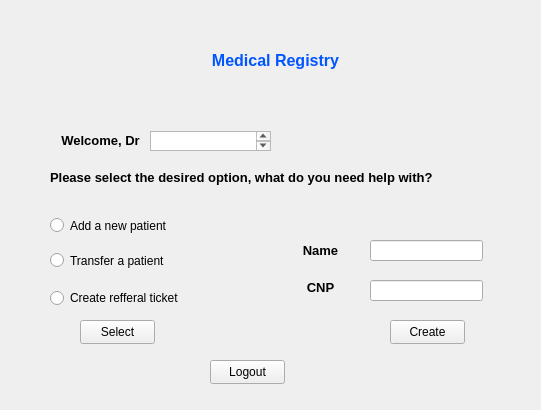
<?xml version="1.0" encoding="UTF-8"?>
<ui version="4.0">
 <class>Form</class>
 <widget class="QWidget" name="Form">
  <property name="geometry">
   <rect>
    <x>0</x>
    <y>0</y>
    <width>541</width>
    <height>410</height>
   </rect>
  </property>
  <property name="windowTitle">
   <string>Form</string>
  </property>
  <widget class="QLabel" name="logo_label">
   <property name="geometry">
    <rect>
     <x>370</x>
     <y>40</y>
     <width>151</width>
     <height>101</height>
    </rect>
   </property>
   <property name="text">
    <string/>
   </property>
   <property name="pixmap">
    <pixmap>logo.png</pixmap>
   </property>
   <property name="scaledContents">
    <bool>true</bool>
   </property>
  </widget>
  <widget class="QLabel" name="app_title_label">
   <property name="geometry">
    <rect>
     <x>210</x>
     <y>40</y>
     <width>131</width>
     <height>41</height>
    </rect>
   </property>
   <property name="text">
    <string>&lt;html&gt;&lt;head/&gt;&lt;body&gt;&lt;p align=&quot;center&quot;&gt;&lt;span style=&quot; font-size:12pt; font-weight:700; color:#0055ff;&quot;&gt;Medical Registry&lt;/span&gt;&lt;/p&gt;&lt;/body&gt;&lt;/html&gt;</string>
   </property>
  </widget>
  <widget class="QLabel" name="message_label">
   <property name="geometry">
    <rect>
     <x>60</x>
     <y>130</y>
     <width>81</width>
     <height>21</height>
    </rect>
   </property>
   <property name="text">
    <string>&lt;html&gt;&lt;head/&gt;&lt;body&gt;&lt;p align=&quot;center&quot;&gt;&lt;span style=&quot; font-size:10pt; font-weight:700;&quot;&gt;Welcome, Dr&lt;/span&gt;&lt;/p&gt;&lt;/body&gt;&lt;/html&gt;</string>
   </property>
  </widget>
  <widget class="QLabel" name="request_label">
   <property name="geometry">
    <rect>
     <x>50</x>
     <y>170</y>
     <width>391</width>
     <height>16</height>
    </rect>
   </property>
   <property name="text">
    <string>&lt;html&gt;&lt;head/&gt;&lt;body&gt;&lt;p&gt;&lt;span style=&quot; font-size:10pt; font-weight:700;&quot;&gt;Please select the desired option, what do you need help with?&lt;/span&gt;&lt;/p&gt;&lt;/body&gt;&lt;/html&gt;</string>
   </property>
  </widget>
  <widget class="QRadioButton" name="add_patient_radioButton">
   <property name="geometry">
    <rect>
     <x>50</x>
     <y>210</y>
     <width>191</width>
     <height>31</height>
    </rect>
   </property>
   <property name="text">
    <string>Add a new patient</string>
   </property>
  </widget>
  <widget class="QRadioButton" name="transfer_patient_radioButton">
   <property name="geometry">
    <rect>
     <x>50</x>
     <y>250</y>
     <width>151</width>
     <height>21</height>
    </rect>
   </property>
   <property name="text">
    <string>Transfer a patient</string>
   </property>
  </widget>
  <widget class="QRadioButton" name="refferal_radioButton">
   <property name="geometry">
    <rect>
     <x>50</x>
     <y>290</y>
     <width>161</width>
     <height>16</height>
    </rect>
   </property>
   <property name="text">
    <string>Create refferal ticket</string>
   </property>
  </widget>
  <widget class="QPushButton" name="select_button">
   <property name="geometry">
    <rect>
     <x>80</x>
     <y>320</y>
     <width>75</width>
     <height>24</height>
    </rect>
   </property>
   <property name="text">
    <string>Select</string>
   </property>
  </widget>
  <widget class="QPushButton" name="logout_button">
   <property name="geometry">
    <rect>
     <x>210</x>
     <y>360</y>
     <width>75</width>
     <height>24</height>
    </rect>
   </property>
   <property name="text">
    <string>Logout</string>
   </property>
  </widget>
  <widget class="QLabel" name="cnp_label">
   <property name="geometry">
    <rect>
     <x>290</x>
     <y>280</y>
     <width>61</width>
     <height>16</height>
    </rect>
   </property>
   <property name="text">
    <string>&lt;html&gt;&lt;head/&gt;&lt;body&gt;&lt;p align=&quot;center&quot;&gt;&lt;span style=&quot; font-size:10pt; font-weight:700;&quot;&gt;CNP&lt;/span&gt;&lt;/p&gt;&lt;/body&gt;&lt;/html&gt;</string>
   </property>
  </widget>
  <widget class="QLabel" name="patient_name_label">
   <property name="geometry">
    <rect>
     <x>290</x>
     <y>240</y>
     <width>61</width>
     <height>21</height>
    </rect>
   </property>
   <property name="text">
    <string>&lt;html&gt;&lt;head/&gt;&lt;body&gt;&lt;p align=&quot;center&quot;&gt;&lt;span style=&quot; font-size:10pt; font-weight:700;&quot;&gt;Name&lt;/span&gt;&lt;/p&gt;&lt;/body&gt;&lt;/html&gt;</string>
   </property>
  </widget>
  <widget class="QLineEdit" name="CNP_lineEdit">
   <property name="geometry">
    <rect>
     <x>370</x>
     <y>280</y>
     <width>113</width>
     <height>21</height>
    </rect>
   </property>
  </widget>
  <widget class="QLineEdit" name="patient_name_lineEdit">
   <property name="geometry">
    <rect>
     <x>370</x>
     <y>240</y>
     <width>113</width>
     <height>21</height>
    </rect>
   </property>
  </widget>
  <widget class="QTextEdit" name="doctor_name_textEdit">
   <property name="geometry">
    <rect>
     <x>150</x>
     <y>131</y>
     <width>121</width>
     <height>20</height>
    </rect>
   </property>
  </widget>
  <widget class="QPushButton" name="create_button">
   <property name="geometry">
    <rect>
     <x>390</x>
     <y>320</y>
     <width>75</width>
     <height>24</height>
    </rect>
   </property>
   <property name="text">
    <string>Create</string>
   </property>
  </widget>
 </widget>
 <resources/>
 <connections/>
</ui>
